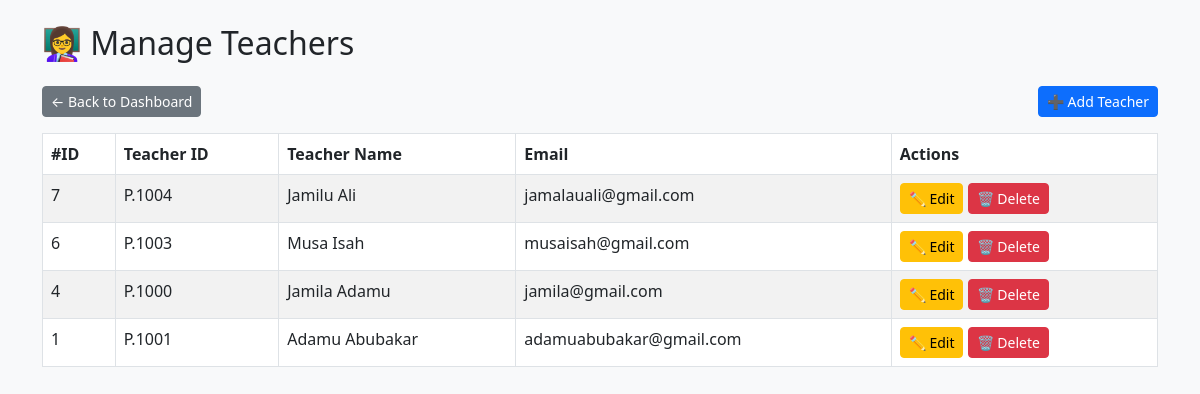
Screenshot of /teachers/index.php (signed in) with the database file from the repository.
### tables this page shows
CREATE TABLE `teachers` (
  `id` int(11) NOT NULL,
  `teacher_id` varchar(50) NOT NULL,
  `name` varchar(100) NOT NULL,
  `email` varchar(100) DEFAULT NULL,
  `password` varchar(255) NOT NULL
);

### teachers/index.php (the view, shortened to what this page needs)
<?php
require '../includes/db.php';
$result = mysqli_query($conn, "SELECT * FROM teachers ORDER BY id DESC");
?>
<!DOCTYPE html>
<html lang="en">
<head>
    <link href="https://cdn.jsdelivr.net/npm/bootstrap@5.3.0/dist/css/bootstrap.min.css" rel="stylesheet">
</head>
<body class="bg-light">
<div class="container mt-4">
    <h2 class="mb-4">👩‍🏫 Manage Teachers</h2>
    <a href="../dashboard/index.php" class="btn btn-secondary btn-sm mb-3">← Back to Dashboard</a>
    <a href="add.php" class="btn btn-primary btn-sm mb-3 float-end">➕ Add Teacher</a>
    <table class="table table-bordered table-striped">
        <thead>
            <tr>
                <th>#ID</th>
                <th>Teacher ID</th>
                <th>Teacher Name</th>
                <th>Email</th>
                <th>Actions</th>
            </tr>
        </thead>
        <tbody>
        <?php while ($teacher = mysqli_fetch_assoc($result)): ?>
            <tr>
                <td><?= $teacher['id'] ?></td>
                <td><?= htmlspecialchars($teacher['teacher_id']) ?></td>
                <td><?= htmlspecialchars($teacher['name']) ?></td>
                <td><?= htmlspecialchars($teacher['email']) ?></td>
                <td>
                    <a href="edit.php?id=<?= $teacher['id'] ?>" class="btn btn-sm btn-warning">✏ Edit</a>
                    <a href="delete.php?id=<?= $teacher['id'] ?>" class="btn btn-sm btn-danger" onclick="return confirm('Are you sure you want to delete this teacher?')">🗑 Delete</a>
                </td>
            </tr>
        <?php endwhile; ?>
        </tbody>
    </table>
</div>
</body>
</html>

### rows the page displays
teachers: id "7", teacher "P.1004", name "Jamilu Ali", email "jamalauali@gmail.com"
teachers: id "6", teacher "P.1003", name "Musa Isah", email "musaisah@gmail.com"
teachers: id "4", teacher "P.1000", name "Jamila Adamu", email "jamila@gmail.com"
teachers: id "1", teacher "P.1001", name "Adamu Abubakar", email "adamuabubakar@gmail.com"
